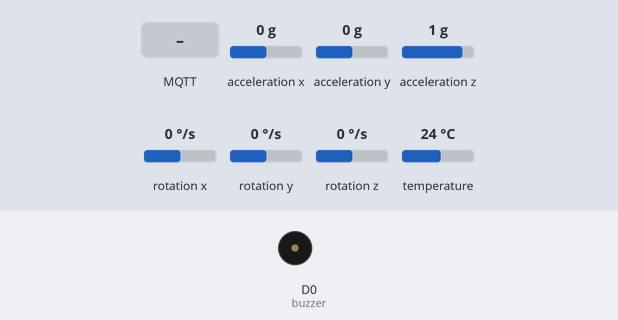
The sketch below on a simulated ESP8266 (NodeMCU). On the bench: buzzer (waves = sounding, pin HIGH). The test bench sets the inputs (shaded band); at power-on: acceleration x 0 g, acceleration y 0 g, acceleration z 1 g, rotation x 0 °/s, rotation y 0 °/s, rotation z 0 °/s, temperature 24 °C. WiFi joins after 1.5 s; servers stay silent unless stated; no MQTT or app messages arrive unless stated; what the sketch prints to the serial monitor is not drawn.

Above: at 2.8 s.
2.9 s: MQTT message "1" arrives on the first subscribed topic
At 3.5 s:
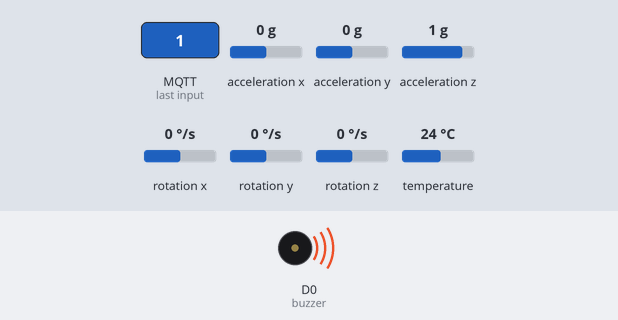
4.4 s: MQTT message "fall" arrives on the first subscribed topic
At 5.8 s:
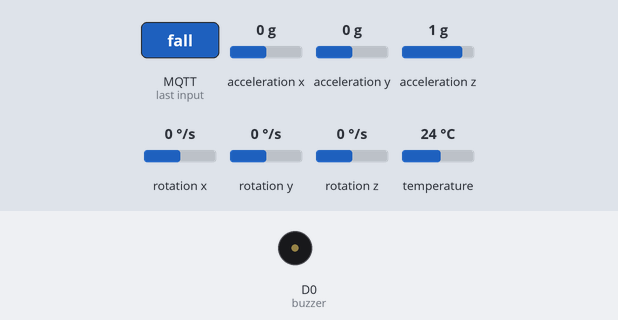
Timing chart, 0 to 10.9 s (numbered marks = the images above; inputs shaded):
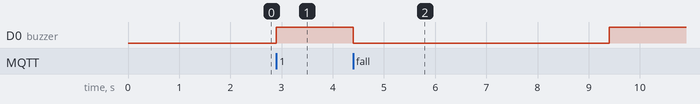

The sketch:

streaming_data.ino
```cpp
#include <Adafruit_MPU6050.h>
#include <Adafruit_Sensor.h>
#include <Wire.h>
#include <ESP8266WiFi.h>
#include <PubSubClient.h>
#define buzzer D0

Adafruit_MPU6050 mpu;

const char *ssid = "JTI-POLINEMA";//silakan disesuaikan sendiri
const char *password = "jtifast!";//silakan disesuaikan sendiri

const char *mqtt_server = "34.128.107.144";

WiFiClient espClient;
PubSubClient client(espClient);
// long now = millis();
// long lastMeasure = 0;
unsigned long previousMillis = 0;      // Menyimpan waktu terakhir data diterbitkan
const long interval = 100;            // Interval untuk menerbitkan data sensor


void setup_wifi()
{
  delay(10);
  Serial.println();
  Serial.print("Connecting to ");
  Serial.println(ssid);
  WiFi.begin(ssid, password);
  while (WiFi.status() != WL_CONNECTED)
  {
    delay(500);
    Serial.print(".");
  }
  Serial.println("");
  Serial.print("WiFi connected - ESP IP address: ");
  Serial.println(WiFi.localIP());
}

void reconnect()
{
  while (!client.connected())
  {
    Serial.print("Attempting MQTT connection...");
    if (client.connect("ESP8266Client"))
    {
      Serial.println("connected");
    }
    else
    {
      Serial.print("failed, rc=");
      Serial.print(client.state());
      Serial.println(" try again in 5 seconds");
      delay(5000);
    }
  }
}

void setup()
{
  Serial.begin(115200);
  setup_wifi();
  client.setServer(mqtt_server, 1883);
  pinMode(buzzer, OUTPUT);
  while (!Serial)
    delay(10); // will pause Zero, Leonardo, etc until serial console opens

  Serial.println("Adafruit MPU6050 test!");

  // Try to initialize!
  if (!mpu.begin()) {
    Serial.println("Failed to find MPU6050 chip");
    while (1) {
      delay(10);
    }
  }
  Serial.println("MPU6050 Found!");

  client.setCallback(callback);
  Serial.println("");
  delay(100);
}

void callback(char* topic, byte* payload, unsigned int length) {
  digitalWrite(buzzer, HIGH);
  String message;
  for (int i = 0; i < length; i++) {
    message += (char)payload[i];
  }

  // Check if the message contains the word "fall"
  if (message.indexOf("fall") != -1) {
    digitalWrite(buzzer, LOW);  // Turn the buzzer on
    delay(5000);                    // Keep the buzzer on for 1 second
    digitalWrite(buzzer, HIGH);   // Turn the buzzer off
  }
  digitalWrite(buzzer, HIGH);
  message ="";
}

void loop() {
 if (!client.connected())
  {
    reconnect();
  }
  if (!client.loop())
  {
    client.connect("ESP8266Client");
  }
  // now = millis();
  // if (now - lastMeasure > 5000)
  // {
  //   lastMeasure = now;
  // /* Get new sensor events with the readings */
  unsigned long currentMillis = millis();
  if (currentMillis - previousMillis >= interval) {  // Memeriksa apakah interval waktu telah berlalu
    previousMillis = currentMillis;

    sensors_event_t a, g, temp;
    mpu.getEvent(&a, &g, &temp);

    String sensorData =  String(g.gyro.x) + "," + String(g.gyro.y) + "," + String(g.gyro.z);
    Serial.println("sending packet");
    client.publish("esp32/sensors", sensorData.c_str());
  }
  client.subscribe("esp32/result");
}
```

Measured:
- after the input at 2.9 s, D0 (buzzer): LOW → HIGH at once
- after the input at 4.4 s, D0 (buzzer): HIGH → LOW at once, → HIGH 5.0 s later
